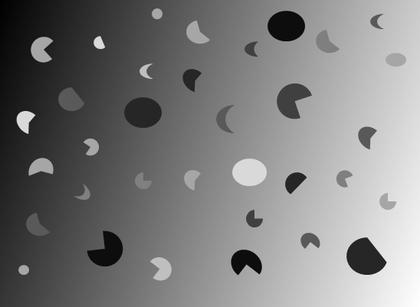
%> input picture p6/p6.png, 420 x 307 px, shrunk from 548 x 401 before the run
$ octave p6.m   (GNU Octave 9; MATLAB toolbox functions it lacks are replaced by stand-ins)
%> lines starting %> are read from the running program, lines starting %| are printed output that depends on the picture; in (x1, y1, x2, y2) boxes, pixels count from 0 and x2, y2 are one past the last pixel; in counts of white or black regions, pixels touching at a corner belong together; the program's own positions count from 1
## Authors: Martin Zettwitz, Michael Groessler
## programming task : 6

close all;clear;

%1
##get image##
[filename, pathname] = uigetfile('*.*' , 'Select image');
%> the answer given: p6.png
original = imread([pathname '/' filename]);
%> original is the input picture: size 307x420 uint8; min 0, max 255, mean 124.6
clear pathname filename;

##show original image##
figure('Name','Input Image','NumberTitle','off');
imshow(original,[]);
title('original image');

%2
##show histogram##
figure();
imhist(original);
title('original histogram');
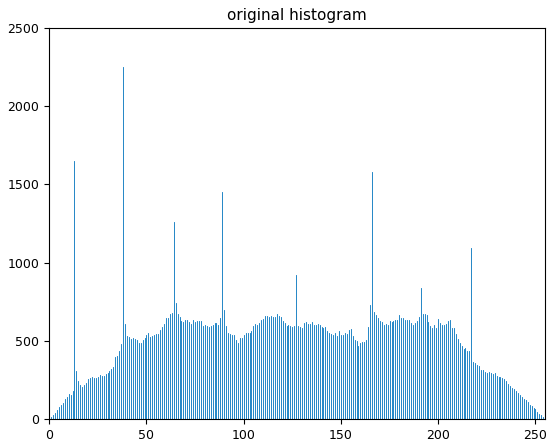
%> figure redrawn from the program's plot data; highest point at x = 38, y = 2251

##concluson##
#Interesiting things (foregound) create peaks,
#the other 248 shades of grey are nearly equally distributed
#over the whole histogram, so we don't have a bimodal histogram.

%3
##seperate background using ordered filter##
n = 65; #(35 for min/max, 65 for med)
domain = true (n,n);
%bg_shade = ordfiltn(original, 1, domain, 'symmetric');      #minimum filter
bg_shade = ordfiltn(original, floor(n*n/2) , domain, 'symmetric');  #median filter
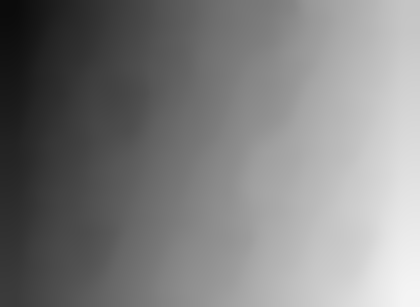
%> bg_shade: size 307x420 uint8; min 11, max 244, mean 127.3
%bg_shade = ordfiltn(original, n*n, domain, 'symmetric');  #maximum filter

figure();
imshow(bg_shade);
title('shading image');

#minum: produces artifacts in light parts of the image
#medium: good filtering of background, but doesn't get all objects
#maximum: produces "bounding boxes" in dark part of the image


##test ideas##
###########################################################
#For better results separate the image into three parts to get
#combine the orderd filters minimum for black backgorund,
#median for grey and maximum for white.
#Produces bugs(bounding boxes) if contrast doesn't fit the filter
#(as you can see using the maximumfilter)
#solution: interpolation between the results

####following: try to combine the the separated images####
####bg1 - bg3 = 3 different versions of bg_shade(renamed)
%bg = original;
#separation
%o_1 = original-bg1;
%o_2 = imabsdiff(original,bg2);
%o_3 = bg3-original;

#combine them
% [5 lines of commented-out code are left out]
############################################################


%4
##separate the background from the foreground, get binary image##
bg = original-bg_shade; #minimum and median filter
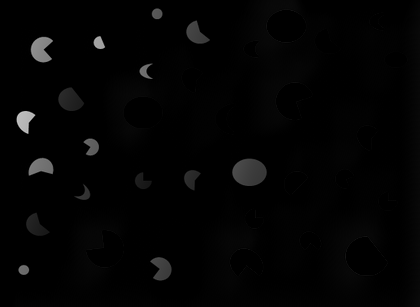
%> bg: size 307x420 uint8; min 0, max 201, mean 3.5
%bg = bg_shade-original; #for maximum filter
bg = im2bw(bg, 0.05);
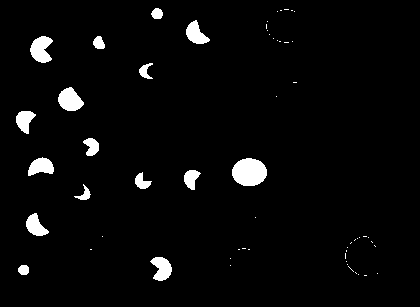
%> bg: size 307x420 logical; 3.4% white; 58 white regions (42 under 20 px), largest, box (x1, y1, x2, y2) and area: (232, 158, 267, 186) 773, (58, 87, 84, 111) 427, (30, 36, 53, 63) 424

##show segmented image
figure();
imshow(bg);
title('segmentation using ordered filter');


%5
##alternative solution##
##abstract##
#Assumption: all interesting things are peaks
#in the histogram. We delete all grey values that
#are not a peak, because they are not shading artifacts
#and filter the rest of the shading values that are still in the peaks.

#get the histogram
his = imhist(original);
%> his = 256 values, max 2251 at index 39, min 2 at index 256, mean 503.7

#compute the mean value + std derivation
mn = mean(his) + std(his);
%> mn = 760.4

#Delete all values smaller than mean + std.
#So peaks with information are still in histogram.
#Set the grey value of the peak into it's position in the vector.
for i = 1 : size(his)
  if his(i) < mn
    his(i) = 0;
  else
    his(i) = i-1; #-1 because of zero based grey values
  endif
end
%> after the loop, his = 256 values, max 217 at index 218, min 0 at index 1, mean 3.54

#trim the vector to keep only peaks
his = his(his~=0);
%> his = [13; 38; 64; 89; 127; 166; 191; 217]

#set all values in image to 0 that are not peaks
#and all other values(peaks) to 255
segment = ones(size(original));

for i = 1 : size(original,1)
  for j = 1 : size(original,2)
    if original(i,j) != his(:)
      segment(i,j) = 0;
    endif
  end
end
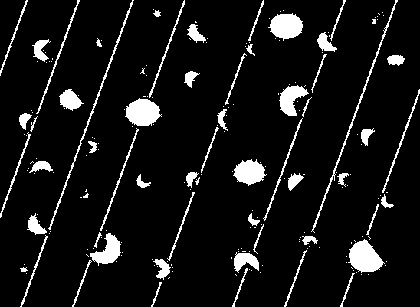
%> segment: size 307x420 double; values 0 (black) and 1 (white), 8.6% white; 206 white regions (149 under 20 px), largest, box (x1, y1, x2, y2) and area: (348, 239, 385, 273) 776, (125, 98, 162, 126) 727, (268, 13, 303, 41) 667

#use minimum filter to delete lines of the peak grey values in bg
n = 3;
domain = true (n,n);
segment = ordfiltn(segment, 1, domain);
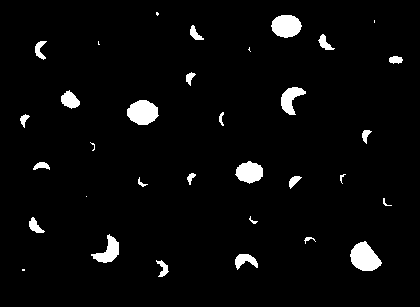
%> segment: size 307x420 double; values 0 (black) and 1 (white), 3.7% white; 33 white regions (7 under 20 px), largest, box (x1, y1, x2, y2) and area: (350, 241, 382, 271) 638, (127, 100, 159, 125) 596, (271, 15, 302, 38) 545

##show the segmented image##
figure();
imshow(segment);
title('segmentation by keeping peaks');
